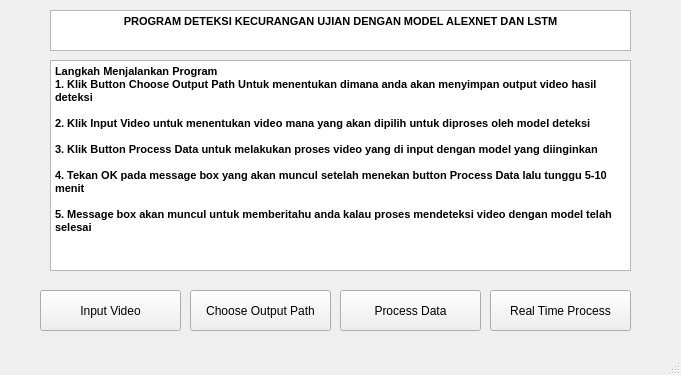
<?xml version="1.0" encoding="UTF-8"?>
<ui version="4.0">
 <class>MainWindow</class>
 <widget class="QMainWindow" name="MainWindow">
  <property name="geometry">
   <rect>
    <x>0</x>
    <y>0</y>
    <width>681</width>
    <height>375</height>
   </rect>
  </property>
  <property name="windowTitle">
   <string>MainWindow</string>
  </property>
  <widget class="QWidget" name="centralwidget">
   <widget class="QPushButton" name="inputButton">
    <property name="geometry">
     <rect>
      <x>40</x>
      <y>290</y>
      <width>141</width>
      <height>41</height>
     </rect>
    </property>
    <property name="text">
     <string>Input Video</string>
    </property>
   </widget>
   <widget class="QPushButton" name="processButton">
    <property name="geometry">
     <rect>
      <x>340</x>
      <y>290</y>
      <width>141</width>
      <height>41</height>
     </rect>
    </property>
    <property name="text">
     <string>Process Data</string>
    </property>
   </widget>
   <widget class="QTextBrowser" name="processDisplay">
    <property name="geometry">
     <rect>
      <x>50</x>
      <y>60</y>
      <width>581</width>
      <height>211</height>
     </rect>
    </property>
    <property name="html">
     <string>&lt;!DOCTYPE HTML PUBLIC &quot;-//W3C//DTD HTML 4.0//EN&quot; &quot;http://www.w3.org/TR/REC-html40/strict.dtd&quot;&gt;
&lt;html&gt;&lt;head&gt;&lt;meta name=&quot;qrichtext&quot; content=&quot;1&quot; /&gt;&lt;style type=&quot;text/css&quot;&gt;
p, li { white-space: pre-wrap; }
&lt;/style&gt;&lt;/head&gt;&lt;body style=&quot; font-family:'MS Shell Dlg 2'; font-size:8.25pt; font-weight:400; font-style:normal;&quot;&gt;
&lt;p style=&quot; margin-top:0px; margin-bottom:0px; margin-left:0px; margin-right:0px; -qt-block-indent:0; text-indent:0px;&quot;&gt;&lt;span style=&quot; font-weight:600;&quot;&gt;Langkah Menjalankan Program&lt;/span&gt;&lt;/p&gt;
&lt;p style=&quot; margin-top:0px; margin-bottom:0px; margin-left:0px; margin-right:0px; -qt-block-indent:0; text-indent:0px;&quot;&gt;&lt;span style=&quot; font-weight:600;&quot;&gt;1. Klik Button Choose Output Path Untuk menentukan dimana anda akan menyimpan output video hasil deteksi&lt;/span&gt;&lt;/p&gt;
&lt;p style=&quot;-qt-paragraph-type:empty; margin-top:0px; margin-bottom:0px; margin-left:0px; margin-right:0px; -qt-block-indent:0; text-indent:0px; font-weight:600;&quot;&gt;&lt;br /&gt;&lt;/p&gt;
&lt;p style=&quot; margin-top:0px; margin-bottom:0px; margin-left:0px; margin-right:0px; -qt-block-indent:0; text-indent:0px;&quot;&gt;&lt;span style=&quot; font-weight:600;&quot;&gt;2. Klik Input Video untuk menentukan video mana yang akan dipilih untuk diproses oleh model deteksi&lt;/span&gt;&lt;/p&gt;
&lt;p style=&quot;-qt-paragraph-type:empty; margin-top:0px; margin-bottom:0px; margin-left:0px; margin-right:0px; -qt-block-indent:0; text-indent:0px; font-weight:600;&quot;&gt;&lt;br /&gt;&lt;/p&gt;
&lt;p style=&quot; margin-top:0px; margin-bottom:0px; margin-left:0px; margin-right:0px; -qt-block-indent:0; text-indent:0px;&quot;&gt;&lt;span style=&quot; font-weight:600;&quot;&gt;3. Klik Button Process Data untuk melakukan proses video yang di input dengan model yang diinginkan&lt;/span&gt;&lt;/p&gt;
&lt;p style=&quot;-qt-paragraph-type:empty; margin-top:0px; margin-bottom:0px; margin-left:0px; margin-right:0px; -qt-block-indent:0; text-indent:0px; font-weight:600;&quot;&gt;&lt;br /&gt;&lt;/p&gt;
&lt;p style=&quot; margin-top:0px; margin-bottom:0px; margin-left:0px; margin-right:0px; -qt-block-indent:0; text-indent:0px;&quot;&gt;&lt;span style=&quot; font-weight:600;&quot;&gt;4. Tekan OK pada message box yang akan muncul setelah menekan button Process Data lalu tunggu 5-10 menit&lt;/span&gt;&lt;/p&gt;
&lt;p style=&quot;-qt-paragraph-type:empty; margin-top:0px; margin-bottom:0px; margin-left:0px; margin-right:0px; -qt-block-indent:0; text-indent:0px; font-weight:600;&quot;&gt;&lt;br /&gt;&lt;/p&gt;
&lt;p style=&quot; margin-top:0px; margin-bottom:0px; margin-left:0px; margin-right:0px; -qt-block-indent:0; text-indent:0px;&quot;&gt;&lt;span style=&quot; font-weight:600;&quot;&gt;5. Message box akan muncul untuk memberitahu anda kalau proses mendeteksi video dengan model telah selesai&lt;/span&gt;&lt;/p&gt;&lt;/body&gt;&lt;/html&gt;</string>
    </property>
   </widget>
   <widget class="QTextBrowser" name="textBrowser_2">
    <property name="geometry">
     <rect>
      <x>50</x>
      <y>10</y>
      <width>581</width>
      <height>41</height>
     </rect>
    </property>
    <property name="html">
     <string>&lt;!DOCTYPE HTML PUBLIC &quot;-//W3C//DTD HTML 4.0//EN&quot; &quot;http://www.w3.org/TR/REC-html40/strict.dtd&quot;&gt;
&lt;html&gt;&lt;head&gt;&lt;meta name=&quot;qrichtext&quot; content=&quot;1&quot; /&gt;&lt;style type=&quot;text/css&quot;&gt;
p, li { white-space: pre-wrap; }
&lt;/style&gt;&lt;/head&gt;&lt;body style=&quot; font-family:'MS Shell Dlg 2'; font-size:8.25pt; font-weight:400; font-style:normal;&quot;&gt;
&lt;p align=&quot;center&quot; style=&quot; margin-top:0px; margin-bottom:0px; margin-left:0px; margin-right:0px; -qt-block-indent:0; text-indent:0px;&quot;&gt;&lt;span style=&quot; font-weight:600;&quot;&gt;PROGRAM DETEKSI KECURANGAN UJIAN DENGAN MODEL ALEXNET DAN LSTM&lt;/span&gt;&lt;/p&gt;&lt;/body&gt;&lt;/html&gt;</string>
    </property>
   </widget>
   <widget class="QPushButton" name="outputButton">
    <property name="geometry">
     <rect>
      <x>190</x>
      <y>290</y>
      <width>141</width>
      <height>41</height>
     </rect>
    </property>
    <property name="text">
     <string>Choose Output Path</string>
    </property>
   </widget>
   <widget class="QPushButton" name="liveButton">
    <property name="geometry">
     <rect>
      <x>490</x>
      <y>290</y>
      <width>141</width>
      <height>41</height>
     </rect>
    </property>
    <property name="text">
     <string>Real Time Process</string>
    </property>
   </widget>
  </widget>
  <widget class="QMenuBar" name="menubar">
   <property name="geometry">
    <rect>
     <x>0</x>
     <y>0</y>
     <width>681</width>
     <height>21</height>
    </rect>
   </property>
  </widget>
  <widget class="QStatusBar" name="statusbar"/>
 </widget>
 <resources/>
 <connections/>
</ui>
